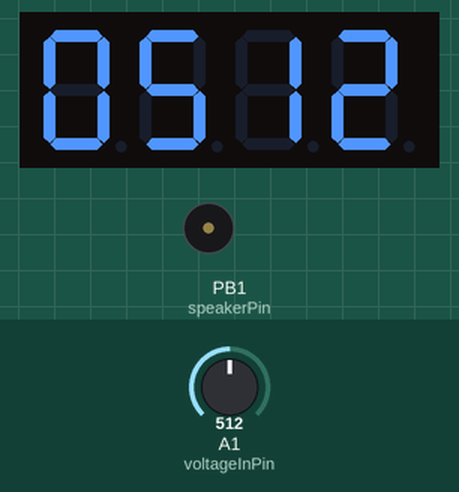
This sketch was run on a simulated ATtiny85, built with avr-gcc and run on an emulated ATtiny85. Shown: 4-digit seven-segment display, buzzer (waves = sounding). The test bench sets the inputs (shaded band); at power-on: A1 (voltageInPin) = 512.

Above: at 1.2 s.
1.3 s: A1 (voltageInPin) set to 323
At 2.6 s:
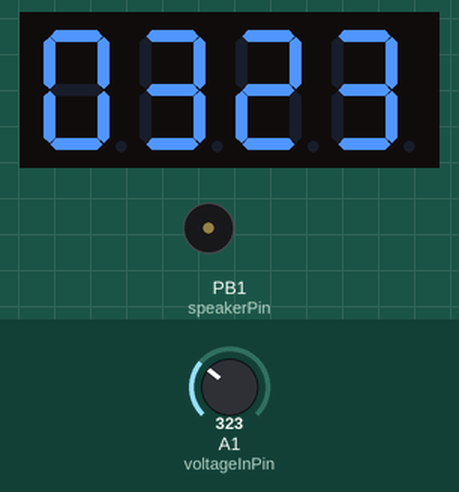
3.0 s: A1 (voltageInPin) set to 298
At 3.37 s:
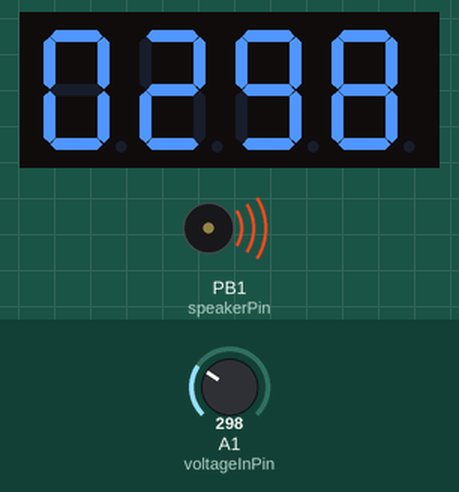
5.5 s: A1 (voltageInPin) set to 306
At 5.85 s:
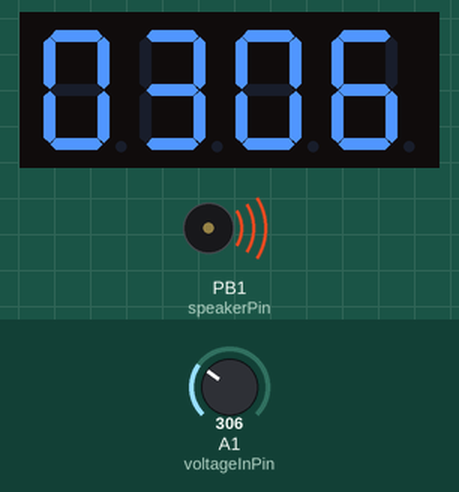
Timing chart, 0 to 13.2 s (numbered marks = the images above; inputs shaded):
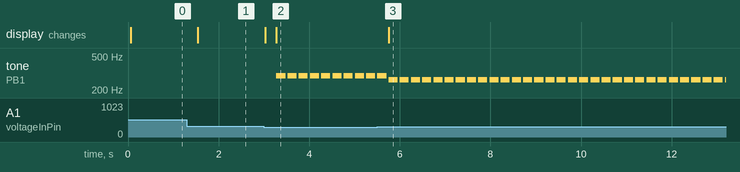

Measured:
- the behaviour switches between 309 and 308 on A1 (voltageInPin) (found by bisection; images 1 and 2)
- after the input at 1.3 s, the display: changes after 0.24 s (image 1)
- after the input at 3.0 s, tone on PB1 (speakerPin): alternates 293 Hz for 0.20 s and silent for 0.05 s, starting after 0.28 s; the display: first changes at once (image 2 shows a later state)
- after the input at 5.5 s, the display: changes after 0.25 s (image 3)

The sketch:

attiny_paperpiano.ino
```cpp
// paper piano

// IMPORTANT:
// A1 = pin 2

#include "TM1637.h"
#define CLK 4//pins definitions for TM1637 and can be changed to other ports
#define DIO 3

TM1637 tm1637(CLK,DIO);

int voltageInPin = A1;    // input pin 2
int speakerPin = 1;    // output pin 1

int voltageReading = 0;
unsigned int voltageAverage = 0;   // variable to store the value coming from the sensor
unsigned int numSteps = 20;   // variable to store the value coming from the sensor

int offset = 2; // if key readings are very close together in value, decrease this to 3 or so

// Notes
const int Note_C  = 239;
const int Note_CS = 225;
const int Note_D  = 213;
const int Note_DS = 201;
const int Note_E  = 190;
const int Note_F  = 179;
const int Note_FS = 169;
const int Note_G  = 159;
const int Note_GS = 150;
const int Note_A  = 142;
const int Note_AS = 134;
const int Note_B  = 127;

float scale[] = {Note_C, Note_D, Note_E, Note_G, Note_A}; // array storing frequencies for pentatonic scale

// REPLACE with readings from the 5 keys
float keyReadings[] = {307, 302, 255, 279, 257};

void setup() {
  tm1637.init();
  tm1637.set(BRIGHT_TYPICAL); //BRIGHT_TYPICAL = 2,BRIGHT_DARKEST = 0,BRIGHTEST = 7;
  pinMode(voltageInPin, INPUT);
  pinMode(speakerPin, OUTPUT);
}

void loop() {

  voltageAverage = 0;

  // read the value from the sensor:
  for( int i=0; i<numSteps; i++){
    voltageReading = analogRead(voltageInPin);
    voltageAverage += voltageReading;
    delay(1);
  }
  voltageAverage = voltageAverage / numSteps;

  tm1637.display(3, voltageAverage % 10);
  tm1637.display(2, (voltageAverage / 10) % 10);
  tm1637.display(1, (voltageAverage / 100) % 10);
  tm1637.display(0, (voltageAverage / 1000) % 10);

  if(voltageAverage < 30){
    //TinyTone(Note_S, 1, 500);
    delay(500);
  }
  else if(voltageAverage < keyReadings[4] + offset){
    TinyTone(scale[4], 4, 200);
  }
  else if(voltageAverage < keyReadings[3] + offset){
    TinyTone(scale[3], 4, 200);
  }
  else if(voltageAverage < keyReadings[2] + offset){
    TinyTone(scale[2], 4, 200);
  }
  else if(voltageAverage < keyReadings[1] + offset){
    TinyTone(scale[1], 4, 200);
  }
  else if(voltageAverage < keyReadings[0] + offset){
    TinyTone(scale[0], 4, 200);
  }  else{
     //TinyTone(Note_S, 1, 500);
     delay(200);
  }

}

void TinyTone(unsigned char divisor, unsigned char octave, unsigned long duration)
{
  //TCCR1 = 0x90 | (8-octave); // for 1MHz clock
  TCCR1 = 0x90 | (11-octave); // for 8MHz clock
  OCR1C = divisor-1; // set the OCR
  delay(duration);
  TCCR1 = 0x90; // stop the counter
}
```
